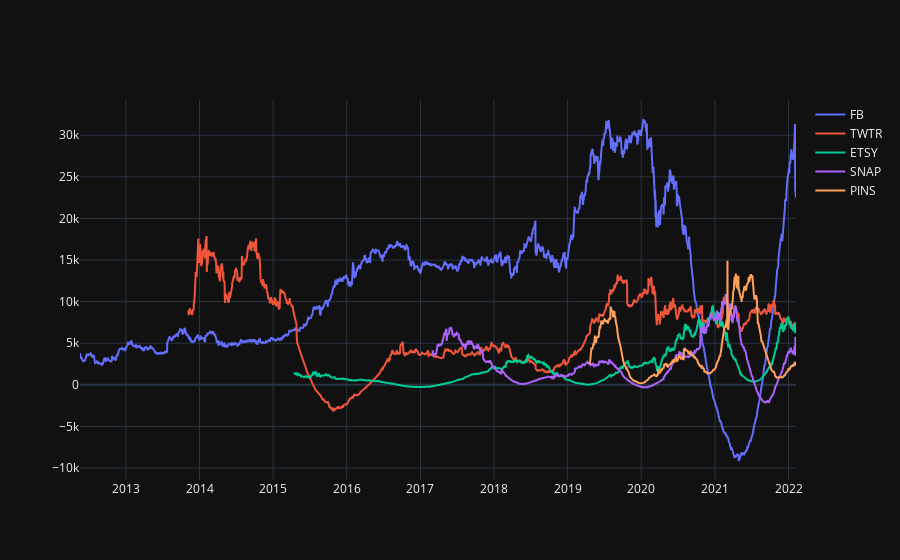
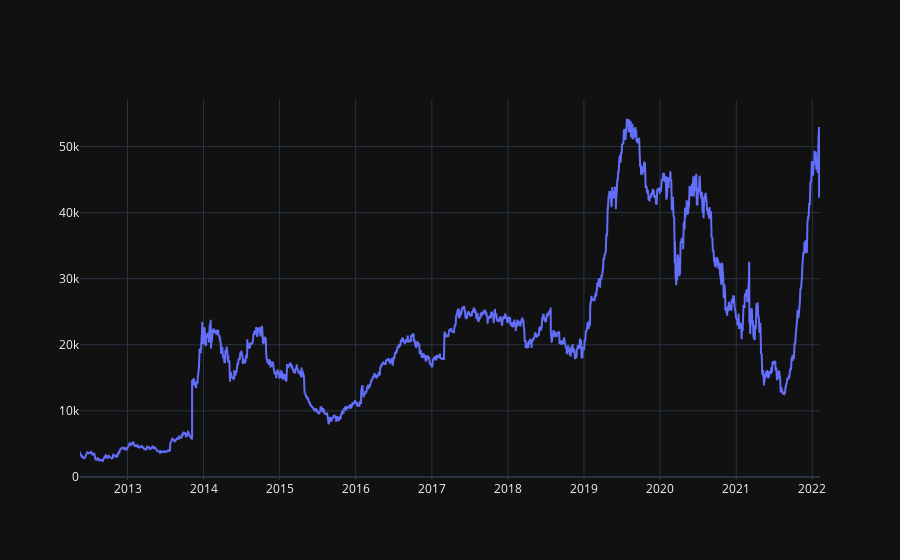

Source (notebook cell) for these figures, in order:
### Markdown cell above
Visualize daily shares using plotly

### Code cell
import plotly.graph_objs as go
import plotly.io as pio

# Plotting the wave and amps using Plotly
pio.templates.default = 'plotly_dark'
fig = go.Figure()

# iterate through tickers and graphs each with line charts
tickers = list(df['ticker'].unique())
for ticker in tickers:      
    # Add the wave trace
    xdf = df[df['ticker'] == ticker][['date', 'ticker', 'current_shares', 'adj_close']]
    fig.add_trace(go.Scatter(x=xdf['date'], y=(xdf['current_shares'] * xdf['adj_close']), mode='lines', name=ticker))

fig.show()

fig2 = go.Figure()
# adding portfolio value
fig2.add_trace(go.Scatter(x=df['date'], y=df['portfolio_value'], mode='lines', name='Portfolio Value'))
fig2.show()

### Figure 1 — Plotly figure (JSON) as saved in the notebook; plotly's stock layout.template omitted (floating-point values rounded to 4 significant figures; data arrays with more than 128 entries replaced by an {"elided": "..."} marker saying what was removed)
{"data": [{"mode": "lines", "name": "FB", "type": "scatter", "x": {"elided": "2447 str values"}, "y": {"elided": "2447 float values"}}, {"mode": "lines", "name": "TWTR", "type": "scatter", "x": {"elided": "2077 str values"}, "y": {"elided": "2077 float values"}}, {"mode": "lines", "name": "ETSY", "type": "scatter", "x": {"elided": "1717 str values"}, "y": {"elided": "1717 float values"}}, {"mode": "lines", "name": "SNAP", "type": "scatter", "x": {"elided": "1244 str values"}, "y": {"elided": "1244 float values"}}, {"mode": "lines", "name": "PINS", "type": "scatter", "x": {"elided": "708 str values"}, "y": {"elided": "708 float values"}}], "layout": {}}

### Figure 2 — Plotly figure (JSON) as saved in the notebook; plotly's stock layout.template omitted (floating-point values rounded to 4 significant figures; data arrays with more than 128 entries replaced by an {"elided": "..."} marker saying what was removed)
{"data": [{"mode": "lines", "name": "Portfolio Value", "type": "scatter", "x": {"elided": "8193 str values"}, "y": {"elided": "8193 float values"}}], "layout": {}}
